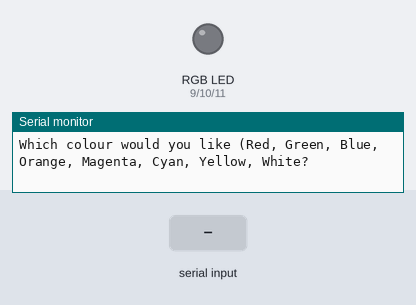
A sketch run on a simulated Arduino Uno, built with avr-gcc and run on an emulated ATmega328P. Parts: an RGB LED mixed from three pins (HIGH = lit), the last lines printed to the serial monitor. The test bench sets the inputs (shaded band).

Above: at 1.2 s.
1.3 s: "red" received over Serial
At 3.1 s:
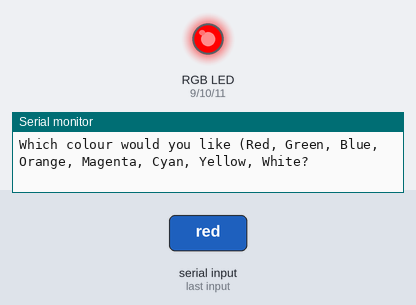
3.8 s: "green" received over Serial
At 5.1 s:
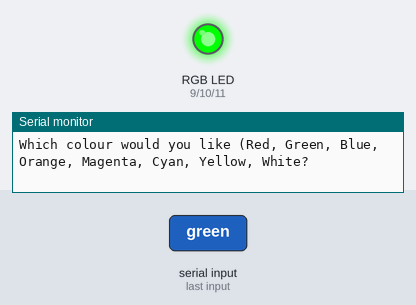
6.3 s: "blue" received over Serial
At 8.1 s:
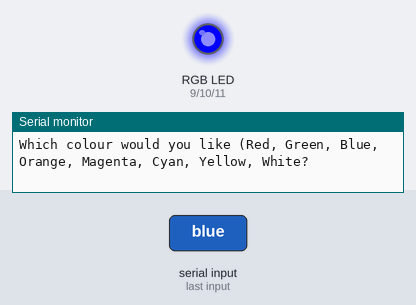
8.8 s: "cyan" received over Serial
At 10.1 s:
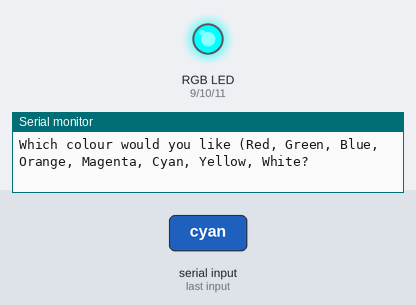
11.3 s: "magenta" received over Serial
At 13.3 s:
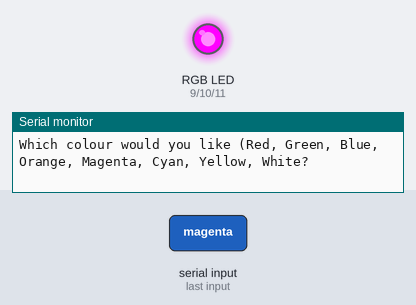
13.8 s: "orange" received over Serial
At 15.2 s:
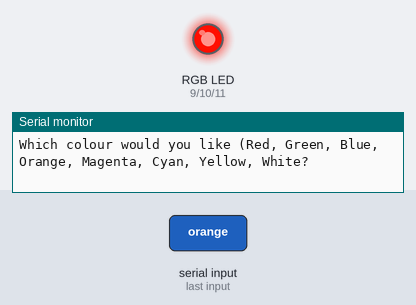
Timing chart, 0 to 16.8 s (numbered marks = the images above; inputs shaded):
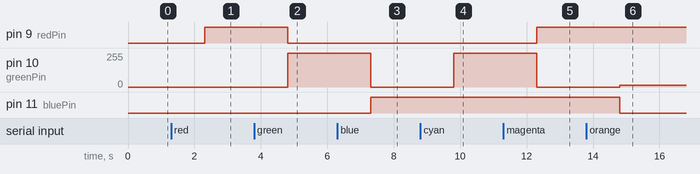

Measured:
- after the input at 1.3 s, pin 9 (redPin): LOW → HIGH after 1.0 s
- after the input at 3.8 s, pin 9 (redPin): HIGH → LOW after 1.0 s; pin 10 (greenPin): 0/255 → 255/255 after 1.0 s
- after the input at 6.3 s, pin 10 (greenPin): 255/255 → 0/255 after 1.0 s; pin 11 (bluePin): LOW → HIGH after 1.0 s
- after the input at 8.8 s, pin 10 (greenPin): 0/255 → 255/255 after 1.0 s
- after the input at 11.3 s, pin 9 (redPin): LOW → HIGH after 1.0 s; pin 10 (greenPin): 255/255 → 0/255 after 1.0 s
- after the input at 13.8 s, pin 10 (greenPin): 0/255 → 15/255 after 1.0 s; pin 11 (bluePin): HIGH → LOW after 1.0 s

The sketch:

RGBControlWithSerialMonitor.ino
```cpp
int baudRate=9600;
int redPin=9;
int greenPin=10;
int bluePin=11;
int highColour=255;
int medColour=(15);
int lowColour=(0);
String userColour;
String selectMsg = "Which colour would you like (Red, Green, Blue, Orange, Magenta, Cyan, Yellow, White?";

void setup() {
  // put your setup code here, to run once:
  Serial.begin(baudRate);
  pinMode(redPin,OUTPUT);
  pinMode(greenPin,OUTPUT);
  pinMode(bluePin,OUTPUT);

}

void loop() {
  // put your main code here, to run repeatedly:
Serial.println(selectMsg);
Serial.println();
while(Serial.available()==0){}
userColour = Serial.readString();
userColour.toLowerCase();

if (userColour == "red") {
  analogWrite(redPin,highColour);
  analogWrite(greenPin,lowColour);
  analogWrite(bluePin,lowColour);
}
if (userColour == "green") {
  analogWrite(redPin,lowColour);
  analogWrite(greenPin,highColour);
  analogWrite(bluePin,lowColour);
}
if (userColour == "blue") {
  analogWrite(redPin,lowColour);
  analogWrite(greenPin,lowColour);
  analogWrite(bluePin,highColour);
}
if (userColour == "cyan") {
  analogWrite(redPin,lowColour);
  analogWrite(greenPin,highColour);
  analogWrite(bluePin,highColour);
}
if (userColour == "magenta") {
  analogWrite(redPin,highColour);
  analogWrite(greenPin,lowColour);
  analogWrite(bluePin,highColour);
}
if (userColour == "orange") {
  analogWrite(redPin,highColour);
  analogWrite(greenPin,medColour);
  analogWrite(bluePin,lowColour);
}
if (userColour == "white") {
  analogWrite(redPin,highColour);
  analogWrite(greenPin,highColour);
  analogWrite(bluePin,highColour);
}
if (userColour == "yellow") {
  analogWrite(redPin,255);
  analogWrite(greenPin,125);
  analogWrite(bluePin,lowColour);
}
if (userColour == "off") {
  analogWrite(redPin,lowColour);
  analogWrite(greenPin,lowColour);
  analogWrite(bluePin,lowColour);
}
}
```
